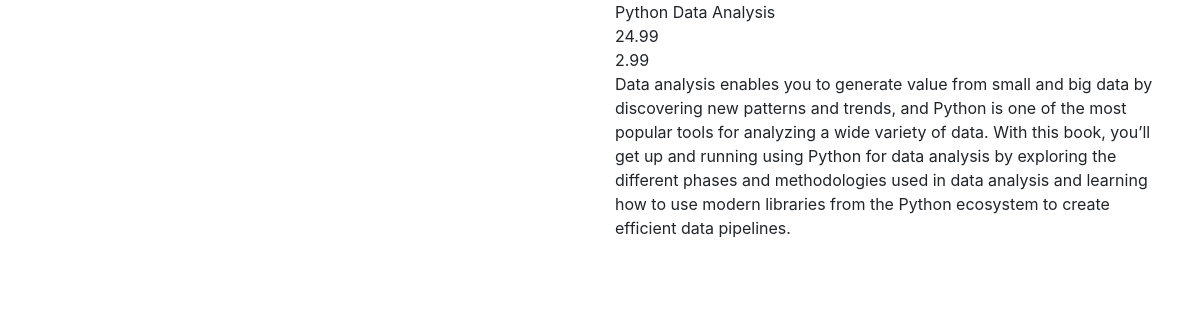
Screenshot of /3/ with the database file from the repository.
### shop/models.py (models this page shows, shortened)
class Products(models.Model):
    title = models.CharField(max_length=200)
    price = models.FloatField()
    discount_price = models.FloatField()
    category = models.CharField(max_length=200)
    description = models.TextField()
    image = models.CharField(max_length=300)

### shop/views.py (the view)
# urls.py: path('<int:id>/',views.detail,name='detail'),
def detail(request,id):
    product_object = Products.objects.get(id=id)
    return render(request,'shop/detail.html', {'product_object':product_object})

### shop/templates/shop/detail.html (shortened to what this page needs)
<!DOCTYPE html>
<html lang="en">
<head>
    <link rel="stylesheet" href="https://stackpath.bootstrapcdn.com/bootstrap/4.3.1/css/bootstrap.min.css">
</head>
<body>
    <div class="container">
        <div class="row">
            <div class="col-md-6">
                <div class="row">
                    <div class="col-md-12">
                    </div>
                </div>
            </div>
            <div class="col-md-6">
                <div class="row">
                    <div class="col-md-12">
                        {{ product_object.title }}
                    </div>
                </div>
                <div class="row">
                    <div class="col-md-12">
                        {{ product_object.price }}
                    </div>
                </div>
                <div class="row">
                    <div class="col-md-12">
                        {{ product_object.discount_price }}
                    </div>
                </div>
                <div class="row">
                    <div class="col-md-12">
                        {{ product_object.description }}
                    </div>
                </div>
            </div>
        </div>
    </div>
</body>
</html>

### rows the page displays
Products: title "Python Data Analysis", price "24.99", discount_price "2.99", description "Data analysis enables you to generate value from small and big data by discovering new patterns and trends, and Python is one of the most popular tools for analyzing a wide variety of data. With this book, you’ll get up and running using Python for data analysis by exploring the different phases and methodologies used in data analysis and learning how to use modern libraries from the Python ecosystem to create efficient data pipelines."
